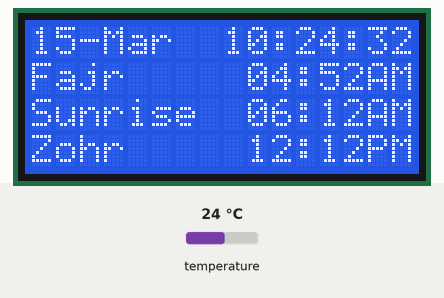
This sketch was run on a simulated Arduino Uno, built with avr-gcc and run on an emulated ATmega328P. Shown: 16×4 character LCD. Inputs (shaded band) come from the test bench; at power-on: temperature 24 °C. The local clock reads 2024-03-15 10:24:30 at power-on unless the sketch sets it.

Above: at 2.1 s.
At 11.5 s:
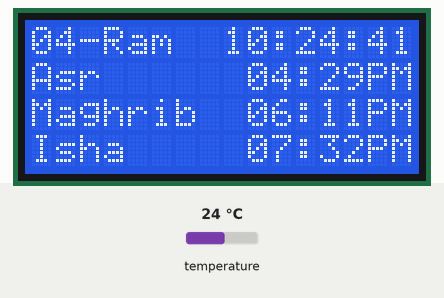
11.6 s: temperature set to 12 °C
At 17.8 s:
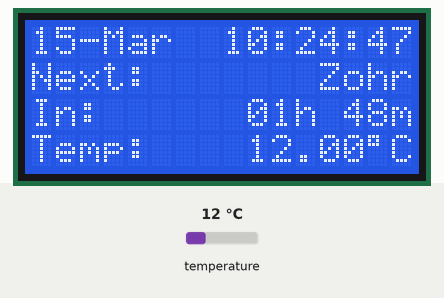
20.5 s: temperature set to 19 °C
At 23.7 s:
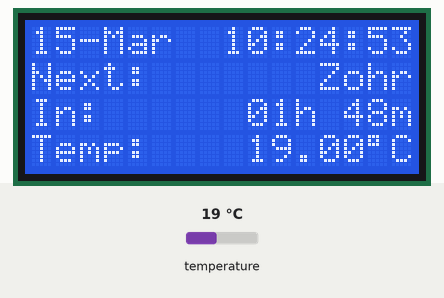
36.5 s: temperature set to 28 °C
At 41.8 s:
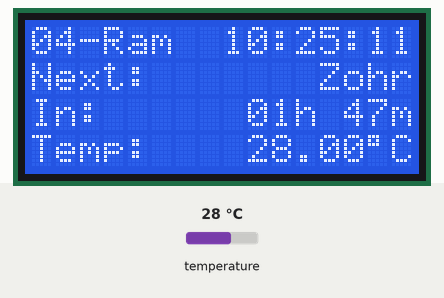
Timing chart, 0 to 43.3 s (numbered marks = the images above; inputs shaded):
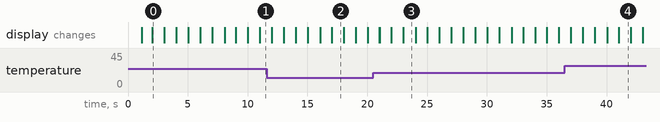

The sketch:

Namaz_Final_12H.ino
```cpp
#include <Wire.h>
#include <LiquidCrystal_I2C.h>
#include <RTClib.h>
#include <math.h>

// --- CONFIG ---
LiquidCrystal_I2C lcd(0x27, 16, 4);
RTC_DS3231 rtc;

// --- USER CALIBRATION ---
const int HIJRI_ADJUSTMENT = -1;

// --- MATH DATA ---
const float pi_val = 3.14159265;
const float D2R = pi_val / 180.0;
const float R2D = 180.0 / pi_val;
struct City{ char name[10]; float lat; float lon; int timezone; };
City cities[] = {{"Lahore", 31.5972, 74.2306, 5}};
float declination, Eqtime;
double fajr_time, zohr_time, sunrise_time, asr_time, maghrib_time, isha_time;

// --- TIMING CONTROL ---
int lastSecond = -1;

// --- HIJRI DATA ---
const char* h_months[] = {"", "Muh", "Saf", "Rab", "Ra2", "Jum", "Ju2", "Raj", "Sha", "Ram", "Shw", "Zqi", "Zhj"};
struct HijriDate { int day; int month; int year; };

void setup(){
  Serial.begin(9600);
  lcd.init();
  lcd.backlight();
  if (!rtc.begin()) { lcd.print("RTC Error"); while(1); }

  DateTime compiled = DateTime(F(__DATE__), F(__TIME__));
  if (rtc.now() < compiled) rtc.adjust(compiled);

  lcd.setCursor(0,0); lcd.print("System Ready...");
  delay(1000); lcd.clear();
}

void loop() {
  DateTime now = rtc.now();

  if (now.second() != lastSecond) {
    lastSecond = now.second();

    long jDate = getJulianDate(now.year(), now.month(), now.day());
    calculateSunPosition(jDate);
    solvePrayers(cities[0]);

    displayManager(now, jDate);
  }
}

// --- HELPER: 12-HOUR CONVERTER (For Header) ---
int convert12h(int h) {
  if (h == 0) return 12;
  if (h > 12) return h - 12;
  if (h == 12) return 12;
  return h;
}

// --- DISPLAY ENGINE ---
void displayManager(DateTime dt, long jDate) {
  char lineTop[33]; char lineBot[33];
  char r0[17], r1[17], r2[17], r3[17];

  // 1. VISUAL ADHAN CHECK
  const char* activePrayer = "";
  if (isTimeNow(fajr_time, dt))    activePrayer = "FAJR";
  if (isTimeNow(zohr_time, dt))    activePrayer = "ZOHR";
  if (isTimeNow(asr_time, dt))     activePrayer = "ASR";
  if (isTimeNow(maghrib_time, dt)) activePrayer = "MAGHRIB";
  if (isTimeNow(isha_time, dt))    activePrayer = "ISHA";
  if (isTimeNow(sunrise_time, dt)) activePrayer = "SUNRISE";

  if (strlen(activePrayer) > 0) {
    // === ALARM MODE ===
    strcpy(r0, " IT IS TIME FOR ");

    int nameLen = strlen(activePrayer);
    int leftPad = (16 - (nameLen + 6)) / 2;
    strcpy(r1, "");
    for(int i=0; i<leftPad; i++) strcat(r1, " ");
    strcat(r1, ">> "); strcat(r1, activePrayer); strcat(r1, " <<");
    padTo16(r1);

    strcpy(r2, "  Allahu Akbar  ");

    // Split Date Footer
    const char* months[] = {"", "Jan", "Feb", "Mar", "Apr", "May", "Jun", "Jul", "Aug", "Sep", "Oct", "Nov", "Dec"};
    HijriDate h = getHijriDate(jDate);
    sprintf(r3, "%02d-%s    %02d-%s",
            dt.day(), months[dt.month()], h.day, h_months[h.month]);
    padTo16(r3);

  } else {
    // === NORMAL MODE ===
    unsigned long currentMs = millis();
    unsigned long cycle = currentMs / 8000;
    int page = cycle % 3;
    bool showHijri = cycle % 2;

    // --- HEADER (No AM/PM, just clear time) ---
    int h12 = convert12h(dt.hour());

    if (showHijri) {
      HijriDate h = getHijriDate(jDate);
      sprintf(r0, "%02d-%s  %02d:%02d:%02d",
              h.day, h_months[h.month], h12, dt.minute(), dt.second());
    } else {
      const char* months[] = {"", "Jan", "Feb", "Mar", "Apr", "May", "Jun", "Jul", "Aug", "Sep", "Oct", "Nov", "Dec"};
      sprintf(r0, "%02d-%s  %02d:%02d:%02d",
              dt.day(), months[dt.month()], h12, dt.minute(), dt.second());
    }
    padTo16(r0);

    // --- CONTENT (UPDATED FORMAT) ---
    if (page == 0) { // Morning
      formatRowPrayer(r1, "Fajr", fajr_time);
      formatRowPrayer(r2, "Sunrise", sunrise_time);
      formatRowPrayer(r3, "Zohr", zohr_time);
    }
    else if (page == 1) { // Evening
      formatRowPrayer(r1, "Asr", asr_time);
      formatRowPrayer(r2, "Maghrib", maghrib_time);
      formatRowPrayer(r3, "Isha", isha_time);
    }
    else { // Dashboard (Unchanged)
      double nowDec = dt.hour() + (dt.minute() / 60.0) + (dt.second() / 3600.0);
      double nextTimeVal = 0;
      const char* nextName = "";

      if (nowDec < fajr_time)         { nextName = "Fajr";    nextTimeVal = fajr_time; }
      else if (nowDec < sunrise_time) { nextName = "Sunrs";   nextTimeVal = sunrise_time; }
      else if (nowDec < zohr_time)    { nextName = "Zohr";    nextTimeVal = zohr_time; }
      else if (nowDec < asr_time)     { nextName = "Asr";     nextTimeVal = asr_time; }
      else if (nowDec < maghrib_time) { nextName = "Maghb";   nextTimeVal = maghrib_time; }
      else if (nowDec < isha_time)    { nextName = "Isha";    nextTimeVal = isha_time; }
      else                            { nextName = "Fajr";    nextTimeVal = fajr_time + 24.0; }

      strcpy(r1, "Next:");
      int s1 = 16 - 5 - strlen(nextName);
      for(int i=0; i<s1; i++) strcat(r1, " "); strcat(r1, nextName);

      // Countdown
      int remH, remM;
      getStrictCountdown(nextTimeVal, dt.hour(), dt.minute(), remH, remM);
      char val2[10]; sprintf(val2, "%02dh %02dm", remH, remM);
      strcpy(r2, "In:");
      int s2 = 16 - 3 - strlen(val2);
      for(int i=0; i<s2; i++) strcat(r2, " "); strcat(r2, val2);

      // Temp
      float temp = rtc.getTemperature();
      char val3[10]; sprintf(val3, "%d.%02d%cC", (int)temp, (int)((temp-(int)temp)*100), 223);
      strcpy(r3, "Temp:");
      int s3 = 16 - 5 - strlen(val3);
      for(int i=0; i<s3; i++) strcat(r3, " "); strcat(r3, val3);

      padTo16(r1); padTo16(r2); padTo16(r3);
    }
  }

  // MERGE
  strcpy(lineTop, r0); strcat(lineTop, r2);
  strcpy(lineBot, r1); strcat(lineBot, r3);
  lcd.setCursor(0, 0); lcd.print(lineTop);
  lcd.setCursor(0, 1); lcd.print(lineBot);
}

// --- NEW HELPER: PRAYER ROW FORMATTER ---
// Output: "Name     05:45PM"
void formatRowPrayer(char* buffer, const char* name, double t) {
  if (isnan(t)) t = 0; t += (0.5/60.0);
  int h = floor(t); int m = floor((t - h) * 60);
  if(h >= 24) h-=24; if(h < 0) h+=24;

  // 1. Determine Suffix
  const char* suffix = (h >= 12) ? "PM" : "AM";

  // 2. Convert to 12h
  int h12 = (h == 0 || h == 12) ? 12 : (h % 12);

  // 3. Format string (Total 7 chars: "05:45PM")
  char timeStr[8];
  sprintf(timeStr, "%02d:%02d%s", h12, m, suffix);

  // 4. Align
  strcpy(buffer, name);
  int spaces = 16 - strlen(name) - 7; // Leave space for time+suffix
  for(int i=0; i<spaces; i++) strcat(buffer, " ");
  strcat(buffer, timeStr);
}

// --- INTEGER JULIAN DATE ---
long getJulianDate(int year, int month, int day) {
  long y = (long)year; long m = (long)month; long d = (long)day;
  if (m <= 2) { y -= 1; m += 12; }
  long a = y / 100; long b = 2 - a + (a / 4);
  return (long)(365.25 * (y + 4716)) + (long)(30.6001 * (m + 1)) + d + b - 1524;
}

// --- INTEGER HIJRI ALGORITHM ---
HijriDate getHijriDate(long JD) {
  JD = JD + HIJRI_ADJUSTMENT;
  long days = JD - 1948440;
  long cycles = days / 10631;
  days = days % 10631;
  long year = cycles * 30;
  long i = 0;
  while(true) {
    long daysInYear = 354;
    int yCheck = i + 1;
    if (yCheck==2 || yCheck==5 || yCheck==7 || yCheck==10 ||
        yCheck==13 || yCheck==16 || yCheck==18 || yCheck==21 ||
        yCheck==24 || yCheck==26 || yCheck==29) daysInYear = 355;
    if (days < daysInYear) break;
    days -= daysInYear;
    i++;
  }
  year += i + 1;
  int month = 0;
  while(true) {
    int daysInMonth = 29;
    if ((month % 2) == 0) daysInMonth = 30;
    if (i == 29 && month == 11) daysInMonth = 30;
    if (days < daysInMonth) break;
    days -= daysInMonth;
    month++;
  }
  month++;
  int day = days + 1;
  return {(int)day, month, (int)year};
}

// --- HELPER: GHOST ERASER ---
void padTo16(char* buffer) {
  int len = strlen(buffer);
  while(len < 16) { buffer[len] = ' '; len++; }
  buffer[16] = '\0';
}

// --- HELPER: VISUAL ADHAN TRIGGER ---
bool isTimeNow(double target, DateTime dt) {
  target += (0.5/60.0);
  int h = floor(target);
  int m = floor((target - h) * 60);
  if(h >= 24) h-=24;
  if (dt.hour() == h && dt.minute() == m && dt.second() < 30) return true;
  return false;
}

// --- HELPER: STRICT MINUTE DIFFERENCE ---
void getStrictCountdown(double targetTime, int currentH, int currentM, int &outH, int &outM) {
  targetTime += (0.5/60.0);
  int tH = floor(targetTime); int tM = floor((targetTime - tH) * 60);
  if(tH >= 24) tH -= 24;
  int targetTotal = (tH * 60) + tM;
  int currentTotal = (currentH * 60) + currentM;
  int diff = targetTotal - currentTotal;
  if (diff < 0) diff += (24 * 60);
  outH = diff / 60; outM = diff % 60;
}

// --- MATH & SOLAR ---
void solvePrayers(City c){
  zohr_time = 12.0 + c.timezone - (c.lon / 15.0) - (Eqtime / 60.0);
  double h_fajr = getHourAngle(-18.0, c.lat);
  fajr_time = zohr_time - h_fajr;
  isha_time = zohr_time + h_fajr;
  double h_sunrise = getHourAngle(-0.8333, c.lat);
  sunrise_time = zohr_time - h_sunrise;
  maghrib_time = zohr_time + h_sunrise;
  float latDelta = abs(c.lat - declination);
  float shadowLength = 2 + tan(latDelta*D2R);
  float asr_alt = (pi_val / 2.0 - atan(shadowLength))*R2D;
  double h_asr = getHourAngle(asr_alt, c.lat);
  asr_time = zohr_time + h_asr;
}

double getHourAngle(float targetAlt, float lat){
  float num = sin(targetAlt * D2R) - (sin(lat * D2R) * sin(declination * D2R));
  float denom = cos(lat * D2R) * cos(declination * D2R);
  if (num/denom > 1.0) return 0; if (num/denom < -1.0) return 0;
  return (acos(num/denom)*R2D) / 15;
}

float normalize(float angle) {
  angle = fmod(angle, 360.0); if (angle < 0) angle += 360.0; return angle;
}

void calculateSunPosition(long JD){
  float D = JD - 2451545.0;
  float g = normalize(357.529 + 0.98560028 * D);
  float q = normalize(280.459 + 0.98564736 * D);
  float L = normalize(q + 1.915 * sin(g * D2R) + 0.020 * sin(2 * g * D2R));
  float e = 23.439 - 0.00000036 * D;
  float RA = atan2(cos(e * D2R) * sin(L * D2R), cos(L * D2R)) * R2D;
  RA = RA / 15.0; if (RA < 0) RA += 24; if (RA >= 24) RA -= 24;
  declination = asin(sin(e * D2R) * sin(L * D2R)) * R2D;
  Eqtime = (q/15.0 - RA) * 60.0;
}
```

Measured:
- what the display in image 0 shows lasts 1.0 s, from 2.0 s to 3.0 s
